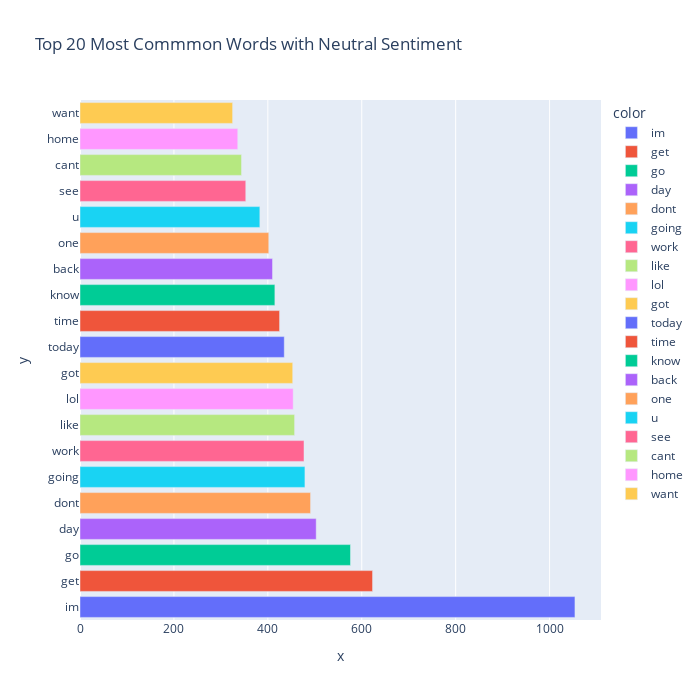

Source (notebook cell):
### Code cell
# for 'neutral' sentiment
words = []
frequency = []
freqDist = most_common_words(all_words_neutral)
for word, freq in freqDist.most_common(20):
        words.append(word)
        frequency.append(freq)

for i in range(20):
    print(f'{words[i]} : {frequency[i]}')

fig = px.bar(x=frequency, y=words, title='Top 20 Most Commmon Words with Neutral Sentiment', orientation='h', 
             width=700, height=700,color=words)
fig.show()

### Figure 1 — Plotly figure (JSON) as saved in the notebook; plotly's stock layout.template omitted (floating-point values rounded to 4 significant figures)
{"data": [{"alignmentgroup": "True", "hovertemplate": "color=im<br>x=%{x}<br>y=%{y}<extra></extra>", "legendgroup": "im", "marker": {"color": "#636efa"}, "name": "im", "offsetgroup": "im", "orientation": "h", "showlegend": true, "textposition": "auto", "type": "bar", "x": [1054], "xaxis": "x", "y": ["im"], "yaxis": "y"}, {"alignmentgroup": "True", "hovertemplate": "color=get<br>x=%{x}<br>y=%{y}<extra></extra>", "legendgroup": "get", "marker": {"color": "#EF553B"}, "name": "get", "offsetgroup": "get", "orientation": "h", "showlegend": true, "textposition": "auto", "type": "bar", "x": [623], "xaxis": "x", "y": ["get"], "yaxis": "y"}, {"alignmentgroup": "True", "hovertemplate": "color=go<br>x=%{x}<br>y=%{y}<extra></extra>", "legendgroup": "go", "marker": {"color": "#00cc96"}, "name": "go", "offsetgroup": "go", "orientation": "h", "showlegend": true, "textposition": "auto", "type": "bar", "x": [576], "xaxis": "x", "y": ["go"], "yaxis": "y"}, {"alignmentgroup": "True", "hovertemplate": "color=day<br>x=%{x}<br>y=%{y}<extra></extra>", "legendgroup": "day", "marker": {"color": "#ab63fa"}, "name": "day", "offsetgroup": "day", "orientation": "h", "showlegend": true, "textposition": "auto", "type": "bar", "x": [503], "xaxis": "x", "y": ["day"], "yaxis": "y"}, {"alignmentgroup": "True", "hovertemplate": "color=dont<br>x=%{x}<br>y=%{y}<extra></extra>", "legendgroup": "dont", "marker": {"color": "#FFA15A"}, "name": "dont", "offsetgroup": "dont", "orientation": "h", "showlegend": true, "textposition": "auto", "type": "bar", "x": [491], "xaxis": "x", "y": ["dont"], "yaxis": "y"}, {"alignmentgroup": "True", "hovertemplate": "color=going<br>x=%{x}<br>y=%{y}<extra></extra>", "legendgroup": "going", "marker": {"color": "#19d3f3"}, "name": "going", "offsetgroup": "going", "orientation": "h", "showlegend": true, "textposition": "auto", "type": "bar", "x": [479], "xaxis": "x", "y": ["going"], "yaxis": "y"}, {"alignmentgroup": "True", "hovertemplate": "color=work<br>x=%{x}<br>y=%{y}<extra></extra>", "legendgroup": "work", "marker": {"color": "#FF6692"}, "name": "work", "offsetgroup": "work", "orientation": "h", "showlegend": true, "textposition": "auto", "type": "bar", "x": [477], "xaxis": "x", "y": ["work"], "yaxis": "y"}, {"alignmentgroup": "True", "hovertemplate": "color=like<br>x=%{x}<br>y=%{y}<extra></extra>", "legendgroup": "like", "marker": {"color": "#B6E880"}, "name": "like", "offsetgroup": "like", "orientation": "h", "showlegend": true, "textposition": "auto", "type": "bar", "x": [457], "xaxis": "x", "y": ["like"], "yaxis": "y"}, {"alignmentgroup": "True", "hovertemplate": "color=lol<br>x=%{x}<br>y=%{y}<extra></extra>", "legendgroup": "lol", "marker": {"color": "#FF97FF"}, "name": "lol", "offsetgroup": "lol", "orientation": "h", "showlegend": true, "textposition": "auto", "type": "bar", "x": [454], "xaxis": "x", "y": ["lol"], "yaxis": "y"}, {"alignmentgroup": "True", "hovertemplate": "color=got<br>x=%{x}<br>y=%{y}<extra></extra>", "legendgroup": "got", "marker": {"color": "#FECB52"}, "name": "got", "offsetgroup": "got", "orientation": "h", "showlegend": true, "textposition": "auto", "type": "bar", "x": [453], "xaxis": "x", "y": ["got"], "yaxis": "y"}, {"alignmentgroup": "True", "hovertemplate": "color=today<br>x=%{x}<br>y=%{y}<extra></extra>", "legendgroup": "today", "marker": {"color": "#636efa"}, "name": "today", "offsetgroup": "today", "orientation": "h", "showlegend": true, "textposition": "auto", "type": "bar", "x": [435], "xaxis": "x", "y": ["today"], "yaxis": "y"}, {"alignmentgroup": "True", "hovertemplate": "color=time<br>x=%{x}<br>y=%{y}<extra></extra>", "legendgroup": "time", "marker": {"color": "#EF553B"}, "name": "time", "offsetgroup": "time", "orientation": "h", "showlegend": true, "textposition": "auto", "type": "bar", "x": [425], "xaxis": "x", "y": ["time"], "yaxis": "y"}, {"alignmentgroup": "True", "hovertemplate": "color=know<br>x=%{x}<br>y=%{y}<extra></extra>", "legendgroup": "know", "marker": {"color": "#00cc96"}, "name": "know", "offsetgroup": "know", "orientation": "h", "showlegend": true, "textposition": "auto", "type": "bar", "x": [415], "xaxis": "x", "y": ["know"], "yaxis": "y"}, {"alignmentgroup": "True", "hovertemplate": "color=back<br>x=%{x}<br>y=%{y}<extra></extra>", "legendgroup": "back", "marker": {"color": "#ab63fa"}, "name": "back", "offsetgroup": "back", "orientation": "h", "showlegend": true, "textposition": "auto", "type": "bar", "x": [410], "xaxis": "x", "y": ["back"], "yaxis": "y"}, {"alignmentgroup": "True", "hovertemplate": "color=one<br>x=%{x}<br>y=%{y}<extra></extra>", "legendgroup": "one", "marker": {"color": "#FFA15A"}, "name": "one", "offsetgroup": "one", "orientation": "h", "showlegend": true, "textposition": "auto", "type": "bar", "x": [402], "xaxis": "x", "y": ["one"], "yaxis": "y"}, {"alignmentgroup": "True", "hovertemplate": "color=u<br>x=%{x}<br>y=%{y}<extra></extra>", "legendgroup": "u", "marker": {"color": "#19d3f3"}, "name": "u", "offsetgroup": "u", "orientation": "h", "showlegend": true, "textposition": "auto", "type": "bar", "x": [383], "xaxis": "x", "y": ["u"], "yaxis": "y"}, {"alignmentgroup": "True", "hovertemplate": "color=see<br>x=%{x}<br>y=%{y}<extra></extra>", "legendgroup": "see", "marker": {"color": "#FF6692"}, "name": "see", "offsetgroup": "see", "orientation": "h", "showlegend": true, "textposition": "auto", "type": "bar", "x": [353], "xaxis": "x", "y": ["see"], "yaxis": "y"}, {"alignmentgroup": "True", "hovertemplate": "color=cant<br>x=%{x}<br>y=%{y}<extra></extra>", "legendgroup": "cant", "marker": {"color": "#B6E880"}, "name": "cant", "offsetgroup": "cant", "orientation": "h", "showlegend": true, "textposition": "auto", "type": "bar", "x": [344], "xaxis": "x", "y": ["cant"], "yaxis": "y"}, {"alignmentgroup": "True", "hovertemplate": "color=home<br>x=%{x}<br>y=%{y}<extra></extra>", "legendgroup": "home", "marker": {"color": "#FF97FF"}, "name": "home", "offsetgroup": "home", "orientation": "h", "showlegend": true, "textposition": "auto", "type": "bar", "x": [336], "xaxis": "x", "y": ["home"], "yaxis": "y"}, {"alignmentgroup": "True", "hovertemplate": "color=want<br>x=%{x}<br>y=%{y}<extra></extra>", "legendgroup": "want", "marker": {"color": "#FECB52"}, "name": "want", "offsetgroup": "want", "orientation": "h", "showlegend": true, "textposition": "auto", "type": "bar", "x": [325], "xaxis": "x", "y": ["want"], "yaxis": "y"}], "layout": {"barmode": "relative", "height": 700, "legend": {"title": {"text": "color"}, "tracegroupgap": 0}, "title": {"text": "Top 20 Most Commmon Words with Neutral Sentiment"}, "width": 700, "xaxis": {"anchor": "y", "domain": [0, 1], "title": {"text": "x"}}, "yaxis": {"anchor": "x", "domain": [0, 1], "title": {"text": "y"}}}}
